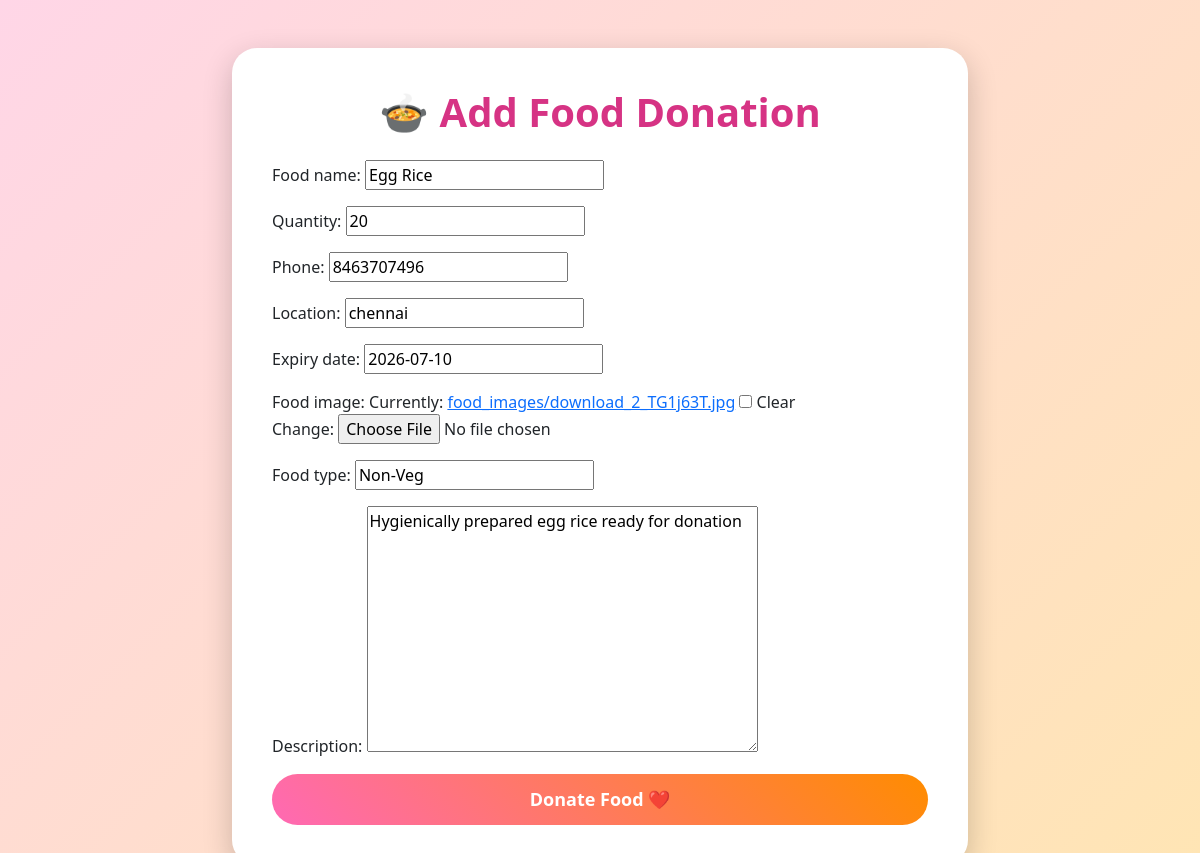
/edit/31/, run on the app's committed database.
### donations/models.py (models this page shows, shortened)
class FoodDonation(models.Model):
    donor = models.ForeignKey(User, on_delete=models.CASCADE, null=True, blank=True)
    food_name = models.CharField(max_length=100)
    quantity = models.IntegerField()
    donor_name = models.CharField(max_length=100)
    phone = models.CharField(max_length=15)
    location = models.CharField(max_length=100)
    expiry_date = models.DateField()
    food_image =models.ImageField(upload_to='food_images/', blank=True, null=True)
    food_type = models.CharField(max_length=50, default="Veg")
    description = models.TextField(blank=True)
    created_at = models.DateTimeField(auto_now_add=True)
    receiver_name = models.CharField(max_length=100, blank=True)
    receiver_phone = models.CharField(max_length=15, blank=True)
    STATUS_CHOICES = [
        ("Available", "Available"),
        ("Requested", "Requested"),
        ("Collected", "Collected"),
    ]
    status = models.CharField(
        max_length=20,
        choices=STATUS_CHOICES,
        default="Available"
    )

### donations/views.py (the view)
# urls.py: path('edit/<int:id>/', views.edit_donation, name='edit_donation'),
def edit_donation(request, id):
    donation = FoodDonation.objects.get(id=id)
    if request.method == 'POST':
        form = FoodDonationForm(request.POST,request.FILES, instance=donation)
        if form.is_valid():
            try:
                form.save()
                print("SAVE SUCCESS")
                return redirect('/')
            except Exception as e:
                print("ERROR =", e)
    else:
        form = FoodDonationForm(instance=donation)
    return render(request, 'donations/add_donation.html', {
        'form': form
    })

### donations/forms.py (shortened to what this page needs)
class FoodDonationForm(forms.ModelForm):
    class Meta:
        model = FoodDonation
        fields = [
            'food_name',
            'quantity',
            'phone',
            'location',
            'expiry_date',
            'food_image',
            'food_type',
            'description',
        ]

### donations/templates/donations/add_donation.html (shortened to what this page needs)
<!DOCTYPE html>
<html>
<head>
    <link href="https://cdn.jsdelivr.net/npm/bootstrap@5.3.3/dist/css/bootstrap.min.css" rel="stylesheet">
</head>
<body>
<div class="container mt-5">
    <div class="row justify-content-center">
        <div class="col-md-8">
            <div class="form-card">
                <h1 class="text-center title mb-4">
                    🍲 Add Food Donation
                </h1>
                <form method="POST" enctype="multipart/form-data">
                    {{ form.as_p }}
                    <button type="submit" class="submit-btn">
                        Donate Food ❤️
                    </button>
                </form>
            </div>
        </div>
    </div>
</div>
</body>
</html>

### donations/templates/donations/add_donation.html (style rules this page uses)
body { background: linear-gradient(135deg,#ffd6e7,#ffe5b4); min-height:100vh; }
.form-card { background:white; border-radius:25px; padding:40px; box-shadow:0px 10px 30px rgba(0,0,0,0.2); }
.title { color:#d63384; font-weight:bold; }
.submit-btn { background:linear-gradient(45deg,#ff69b4,#ff8c00); border:none; color:white; padding:12px; font-size:18px; border-radius:50px; width:100%; font-weight:bold; }

### data on the page
FoodDonation: food_name "Egg Rice", quantity "20", phone "8463707496", location "chennai", expiry_date "2026-07-10", food_type "Non-Veg", description "Hygienically prepared egg rice ready for donation"
